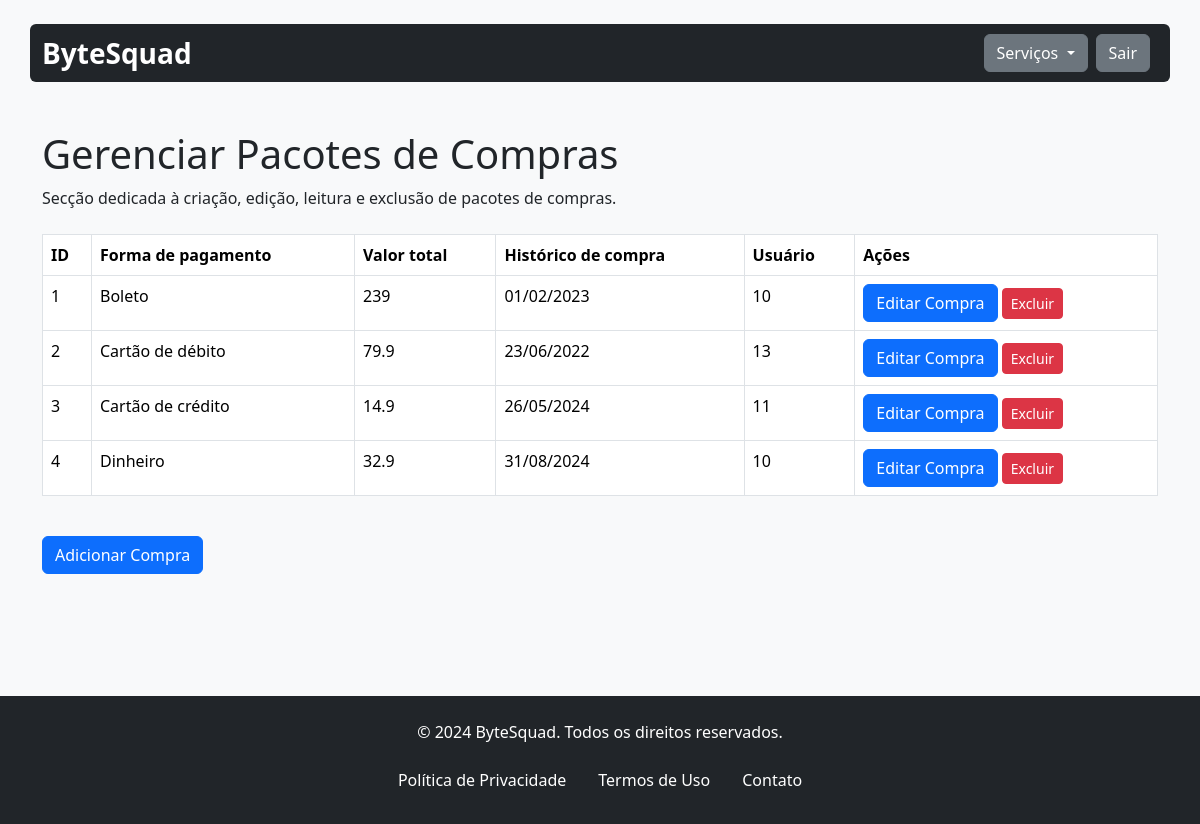
/gerenciarCompra.php, run on the app's committed database.
### tables this page shows
CREATE TABLE `compra` (
  `id_compra` int(11) NOT NULL,
  `formapagamento` varchar(500) NOT NULL,
  `preco_compra` float NOT NULL,
  `historico_compra` varchar(400) NOT NULL,
  `id` int(11) NOT NULL
);

### assets/classes/compras.class.php (called while the page is built, shortened)
<?php
require 'conexao.class.php';
class Compras
{
    private $con;
    public function __construct()
    {
        $this->con = new Conexao();
    }
    public function listar()
    {
        try {
            $sql = $this->con->conectar()->prepare("
                SELECT compra.*
                FROM compra
            ");
            $sql->execute();
            return $sql->fetchAll(PDO::FETCH_ASSOC);
        } catch (PDOException $ex) {
            echo "ERRO: " . $ex->getMessage();
        }
    }
}

### assets/classes/conexao.class.php (called while the page is built)
<?php
class Conexao{
    private $servidor;
    private $senha;
    private $usuario;
    private $banco;
    private static $pdo;
    public function __construct(){
        $this->servidor = "localhost";
        $this->banco = "bytesquad";
        $this->senha = "";
        $this->usuario = "root";
    }
    public function conectar(){
        try{
            if(is_null(self::$pdo)){
                self::$pdo = new PDO("mysql:host=".$this->servidor."; dbname=".$this->banco, $this->usuario, $this->senha);
            }
            return self::$pdo;
        } catch(PDOException $ex){
            echo $ex->getMessage();
        }
    }
}

### gerenciarCompra.php (the view, shortened to what this page needs)
<?php include 'assets/inc/header.inc.php';
include 'assets/classes/compras.class.php';
$compras = new Compras();
?>
<main class="container mt-5">
    <div class="header-content mb-4">
        <h1>Gerenciar Pacotes de Compras</h1>
        <p>Secção dedicada à criação, edição, leitura e exclusão de pacotes de compras.</p>
    </div>
    <div class="table-responsive mb-4">
        <table class="table table-bordered table-hover">
            <thead class="thead-light">
                <tr>
                    <th>ID</th>
                    <th>Forma de pagamento</th>
                    <th>Valor total</th>
                    <th>Histórico de compra</th>
                    <th>Usuário</th>
                    <th>Ações</th>
                </tr>
            </thead>
            <tbody>
                <?php
                $lista = $compras->listar();
                foreach ($lista as $item):
                    ?>
                    <tr>
                        <td><?php echo $item['id_compra'] ?></td>
                        <td><?php echo $item['formapagamento'] ?></td>
                        <td><?php echo $item['preco_compra'] ?></td>
                        <td><?php echo $item['historico_compra'] ?></td>
                        <td><?php echo $item['id'] ?></td>
                        <td>
                            <button type="button" class="btn btn-primary" data-bs-toggle="modal"
                                data-bs-target="#editarModal<?php echo $item['id_compra']; ?>">
                                Editar Compra
                            </button>
                            <a href="deletarCompra.php?id_compra=<?php echo $item['id_compra']; ?>"
                                class="btn btn-sm btn-danger"
                                onclick="return confirm('Você tem certeza que deseja excluir a Compra <?php echo $item['id_compra'] ?>? ')">Excluir</a>
                        </td>
                    </tr>
                    <?php
                endforeach
                ?>
            </tbody>
        </table>
    </div>
    <button type="button" class="btn btn-primary" data-bs-toggle="modal" data-bs-target="#exampleModal">
        Adicionar Compra
    </button>
</main>
<?php include 'assets/inc/footer.inc.php'; ?>
</body>
</html>

### assets/inc/header.inc.php (shortened to what this page needs)
<!DOCTYPE html>
<html lang="pt-br">
<head>
    <link rel="stylesheet" href="assets/css/bootstrap.min.css">
</head>
<body class="bg-light">
    <header class="container bg-dark mt-4 rounded d-flex justify-content-between align-items-center py-2">
        <div class="d-flex align-items-center">
            <p class="text-white fs-3 fw-bold mb-0">ByteSquad</p>
        </div>
        <div class="d-flex align-items-center">
            <div class="dropdown me-2">
                <button class="btn btn-secondary dropdown-toggle" type="button" id="dropdownMenuButton"
                    data-bs-toggle="dropdown" aria-expanded="false">
                    Serviços
                </button>
            </div>
            <div class="dropdown me-2">
                <button class="btn btn-secondary" type="button" id="dropdownMenuButton" data-bs-toggle="dropdown"
                    aria-expanded="false">
                    Sair
                </button>
            </div>
        </div>
    </header>

### assets/inc/footer.inc.php
<footer class="footer bg-dark text-white text-center py-4 mt-5">
    <div class="container">
        <p>&copy; <?php echo date('Y'); ?> ByteSquad. Todos os direitos reservados.</p>
        <ul class="nav justify-content-center">
            <li class="nav-item">
                <a class="nav-link text-white" href="#">Política de Privacidade</a>
            </li>
            <li class="nav-item">
                <a class="nav-link text-white" href="#">Termos de Uso</a>
            </li>
            <li class="nav-item">
                <a class="nav-link text-white" href="#">Contato</a>
            </li>
        </ul>
    </div>
</footer>
</body>
</html>

### assets/inc/header.inc.php (style rules this page uses)
html { height: 100%; }
body { position: relative; margin: 0; min-height: 100%; padding-bottom: 7.85rem; }
footer { position: absolute; bottom: 0; right: 0; left: 0; }

### data on the page
compra: id_compra "1", formapagamento "Boleto", preco_compra "239", historico_compra "01/02/2023", id "10"
compra: id_compra "2", formapagamento "Cartão de débito", preco_compra "79.9", historico_compra "23/06/2022", id "13"
compra: id_compra "3", formapagamento "Cartão de crédito", preco_compra "14.9", historico_compra "26/05/2024", id "11"
compra: id_compra "4", formapagamento "Dinheiro", preco_compra "32.9", historico_compra "31/08/2024", id "10"
